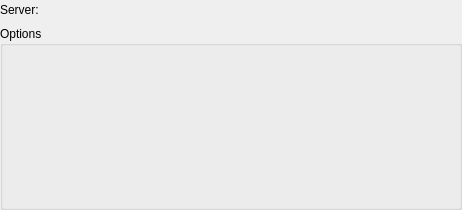
<?xml version="1.0" encoding="UTF-8"?>
<ui version="4.0">
 <class>UserMappingWidget</class>
 <widget class="QWidget" name="UserMappingWidget">
  <property name="geometry">
   <rect>
    <x>0</x>
    <y>0</y>
    <width>462</width>
    <height>210</height>
   </rect>
  </property>
  <property name="minimumSize">
   <size>
    <width>0</width>
    <height>0</height>
   </size>
  </property>
  <layout class="QGridLayout" name="server_grid">
   <property name="leftMargin">
    <number>0</number>
   </property>
   <property name="topMargin">
    <number>0</number>
   </property>
   <property name="rightMargin">
    <number>0</number>
   </property>
   <property name="bottomMargin">
    <number>0</number>
   </property>
   <item row="0" column="0">
    <widget class="QLabel" name="server_lbl">
     <property name="sizePolicy">
      <sizepolicy hsizetype="Fixed" vsizetype="Preferred">
       <horstretch>0</horstretch>
       <verstretch>0</verstretch>
      </sizepolicy>
     </property>
     <property name="minimumSize">
      <size>
       <width>0</width>
       <height>0</height>
      </size>
     </property>
     <property name="text">
      <string>Server:</string>
     </property>
    </widget>
   </item>
   <item row="1" column="0" colspan="3">
    <widget class="QGroupBox" name="options_gb">
     <property name="title">
      <string>Options</string>
     </property>
    </widget>
   </item>
   <item row="0" column="1" colspan="2">
    <widget class="QWidget" name="server_wgt" native="true">
     <property name="sizePolicy">
      <sizepolicy hsizetype="Preferred" vsizetype="Fixed">
       <horstretch>0</horstretch>
       <verstretch>0</verstretch>
      </sizepolicy>
     </property>
     <property name="minimumSize">
      <size>
       <width>0</width>
       <height>20</height>
      </size>
     </property>
    </widget>
   </item>
  </layout>
 </widget>
 <resources/>
 <connections/>
</ui>
